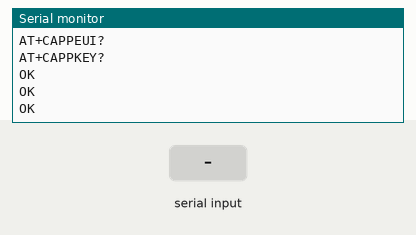
Recording of a sketch running on a simulated Raspberry Pi Pico. Parts: the last lines printed to the serial monitor. The inputs (shaded band) are chosen by the test bench. The modem accepts every AT command (registered, SIM ready, sends succeed) and sends nothing else.

Above: at 11.2 s.
11.3 s: "ERR+\n" received over the second serial link
At 11.7 s:
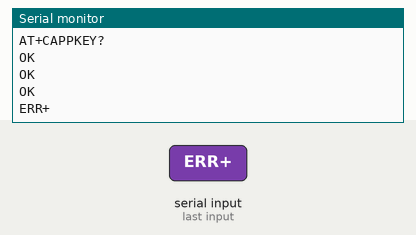
12.8 s: "+CME\n" received over the second serial link
At 14.0 s:
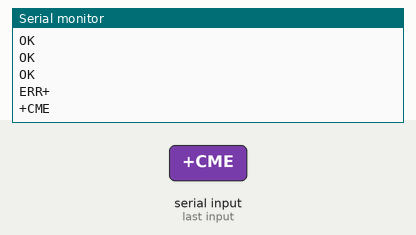
14.3 s: "1\n" received over the second serial link
At 15.2 s:
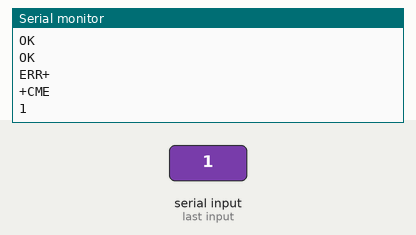

The sketch:

Debug.ino
```cpp
/* Buffer size */
#define RA08_BUF_SIZE 256

/* Error return types */
enum {
  RA08_NO_ERR = 0,
  RA08_RET_ERR,
  RA08_TIMEOUT,
};

void ra08_flush()
{
  while(Serial1.available()) Serial1.read();
}

/* Parse response from RA-08H */
int ra08_resp(double timeout = 2)
{
  /* Store time we need to timeout */
  uint32_t time_end = millis() + timeout*1000.0;
  /* Character buffer */
  static char chrbuf[RA08_BUF_SIZE] = {0};
  static int chridx = 0;
  static char debugout[RA08_BUF_SIZE];
  /* Continue to accumulate bytes until we have a newline, then process that string */
  while(millis() < time_end)
  {
    /* Check if we should add a character to the buffer */
    if(Serial1.available())
    {
      chrbuf[chridx]=Serial1.read();
      //Serial.write(chrbuf[chridx]);
      chridx++;

      /* If we reach the end of the buffer, something is wrong, scrap the whole thing */
      if(chridx >= RA08_BUF_SIZE)
      {
        chridx = 0;
        chrbuf[chridx] = 0;
        Serial.write("Buffer overflow\n");
      }
    }

    /* Check if the end of the buffer is now a newline character, meaning we should process this line */
    if((chridx > 0) && (chrbuf[chridx-1] == '\n'))
    {
      //Serial.write("DEBUG: Got a whole line: ");
      chrbuf[chridx] = 0;
      //Serial.write(chrbuf);

      /* Check if this contains an OK+ */
      if(strncmp(chrbuf,"OK",2) == 0)
      {
        sprintf(debugout,"Got OK response: %s",chrbuf);
        Serial.write(debugout);
        /* Reset the buffer */
        chridx = 0;
        chrbuf[chridx] = 0;

        return RA08_NO_ERR;
      }

      /* Check if it contains an ERR+ or +CME */
      if((strncmp(chrbuf,"ERR+",4) == 0) || (strncmp(chrbuf,"+CME",4) == 0))
      {
        sprintf(debugout,"Got ERR response: %s",chrbuf);
        Serial.write(debugout);
        /* Reset the buffer */
        chridx = 0;
        chrbuf[chridx] = 0;
        return RA08_RET_ERR;
      }

      /* Not sure what we got, but discard it if it's not a blank line */
      if(chrbuf[0] != '\r')
      {
        sprintf(debugout,"Not sure what we got, discarding it: %s\n",chrbuf);
        Serial.write(debugout);
      }
      chridx = 0;
      chrbuf[chridx] = 0;

    }
  }
  chrbuf[chridx] = 0;
  sprintf(debugout,"DEBUG: RA08 Timeout, buf has %d chars (%s)\n",chridx,chrbuf);
  Serial.write(debugout);
  return RA08_TIMEOUT;
}

/* Function to init the RA-08
 * If it doesn't respond, reset it
 */
void ra08_init()
{
  char out[RA08_BUF_SIZE];

  /* Setup serial port */
  Serial1.setRX(1);
  Serial1.setTX(0);
  Serial1.begin(9600);
  /* Ask for version number, reset if we get an error */
  bool offline = true;
  while(offline)
  {
    Serial1.write("AT+CGMR?\n");
    if(!ra08_resp(2))
    {
      offline = false;
    }
    else
    {
      Serial.write("Version query failed, resetting\n");
      Serial1.write("\n\nAT+IREBOOT=1\n");
      uint32_t end_delay = millis() + 10000;
      while(millis() <= end_delay)
      {
        //Echo back to user
        if (Serial1.available())
        {
          Serial.write(Serial1.read());
        }
      }
    }
  }
  /* Set debug mode to 2 */
  Serial1.write("AT+ILOGLVL=2\n");
  ra08_resp(2);
}

/* Function to read the EUI64s and AppKey */
void ra08_readkey()
{
  char buf[RA08_BUF_SIZE];
  /* New DEV EUI */
  sprintf(buf,"AT+CDEVEUI?\n");
  Serial.write(buf);
  Serial1.write(buf);


  /* New APP EUI */
  sprintf(buf,"AT+CAPPEUI?\n");
  Serial.write(buf);
  Serial1.write(buf);

  /* New APP KEY */
  sprintf(buf,"AT+CAPPKEY?\n");
  Serial.write(buf);
  Serial1.write(buf);
}

void setup() {
  // put your setup code here, to run once:
  Serial.begin(9600);

  for(int i = 0; i < 10; i++)
  {
    delay(1000);
    Serial.print("Waiting....\n");
  }

  /* Setup RA08 and do initial join */
  ra08_init();

  /* Read back the random numbers */
  ra08_readkey();
}

void loop() {
  /* Pass AT commands back and forth */
  if(Serial.available()) Serial1.write(Serial.read());
  if(Serial1.available()) Serial.write(Serial1.read());
}
```

Measured:
- after the input at 11.3 s, the serial monitor: prints a new line at once (image 1)
- after the input at 12.8 s, the serial monitor: prints a new line at once (image 2)
- after the input at 14.3 s, the serial monitor: prints a new line at once (image 3)
